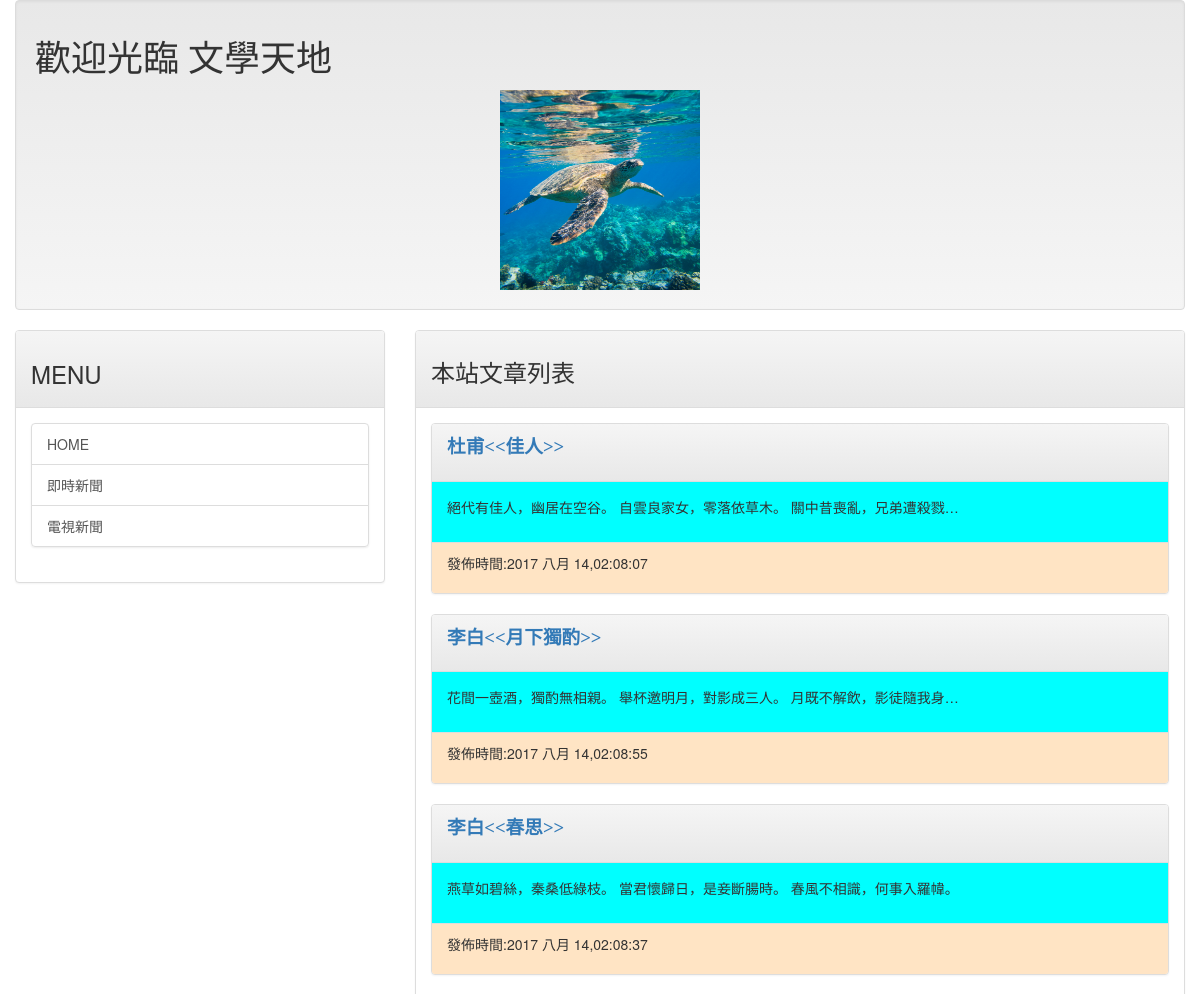
Before: / (upper part) with the older database file.
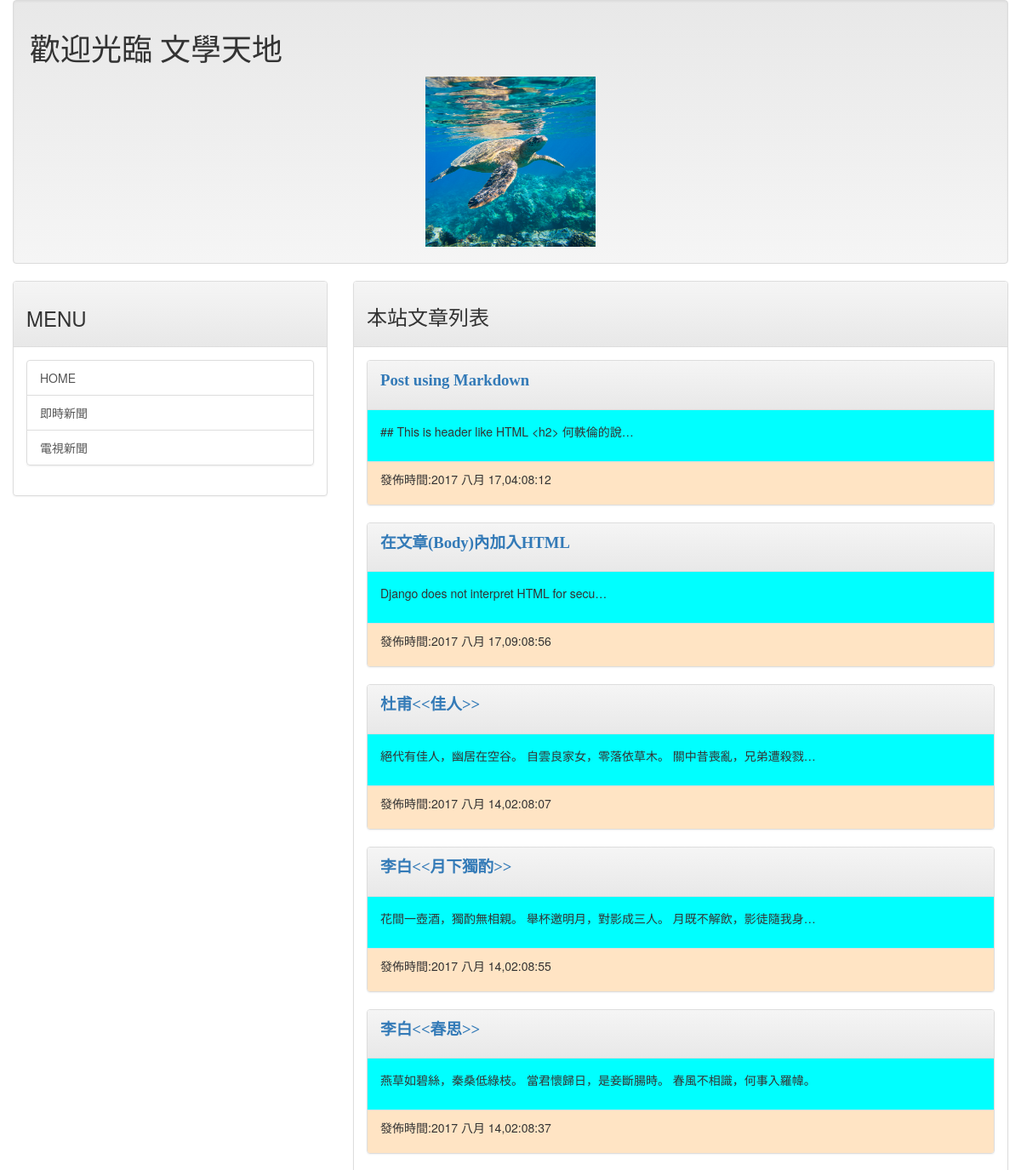
After: the same page with the newer database file.
### mainsite/models.py (models this page shows, shortened)
class Post(models.Model):
    title = models.CharField(max_length=200)
    slug = models.CharField(max_length=200)
    body = models.TextField(default="Hello! Please post your document here.")
    pub_date = models.DateTimeField(default=timezone.now)
    class Meta:
        ordering = ('-pub_date',)

### mainsite/views.py (the view)
# urls.py: url(r'^$',homepage),
def homepage(request):
    template = get_template('index.html')
    posts = Post.objects.all()
    now = datetime.now()
    html = template.render(locals())
    return HttpResponse(html)

### templates/index.html (shortened to what this page needs)
{% extends 'base.html' %}
{% block headmessage %}
<h3 style="font-family:標楷體;">本站文章列表</h3>
{% endblock %}
{% block content %}
{% for post in posts %}
        <div class='panel panel-default'>
                <div class='panel-heading'>
                        <p style="font-family:微軟正黑體;font-size:14pt;font-weight:bold;">
                        <a href="/post/{{post.slug}}">{{post.title}}</a>
                        </p>
                </div>
                <div class='panel-body' style='background-color:aqua'>
                        <p> {{post.body | truncatechars:40}}</p>
                </div>
                <div class='panel-footer' style='background-color:bisque'>
                        <p>發佈時間:{{post.pub_date | date:"Y M d,h:m:s"}}</p>
                </div>
        </div>
{% endfor %}
{% endblock %}

Changed rows visible on the page:
added Post: title "Post using Markdown", body "## This is header like HTML <h2> 何軼倫的說…", pub_date "2017 八月 17,04:08:12"
added Post: title "在文章(Body)內加入HTML", body "Django does not interpret HTML for secu…", pub_date "2017 八月 17,09:08:56"
